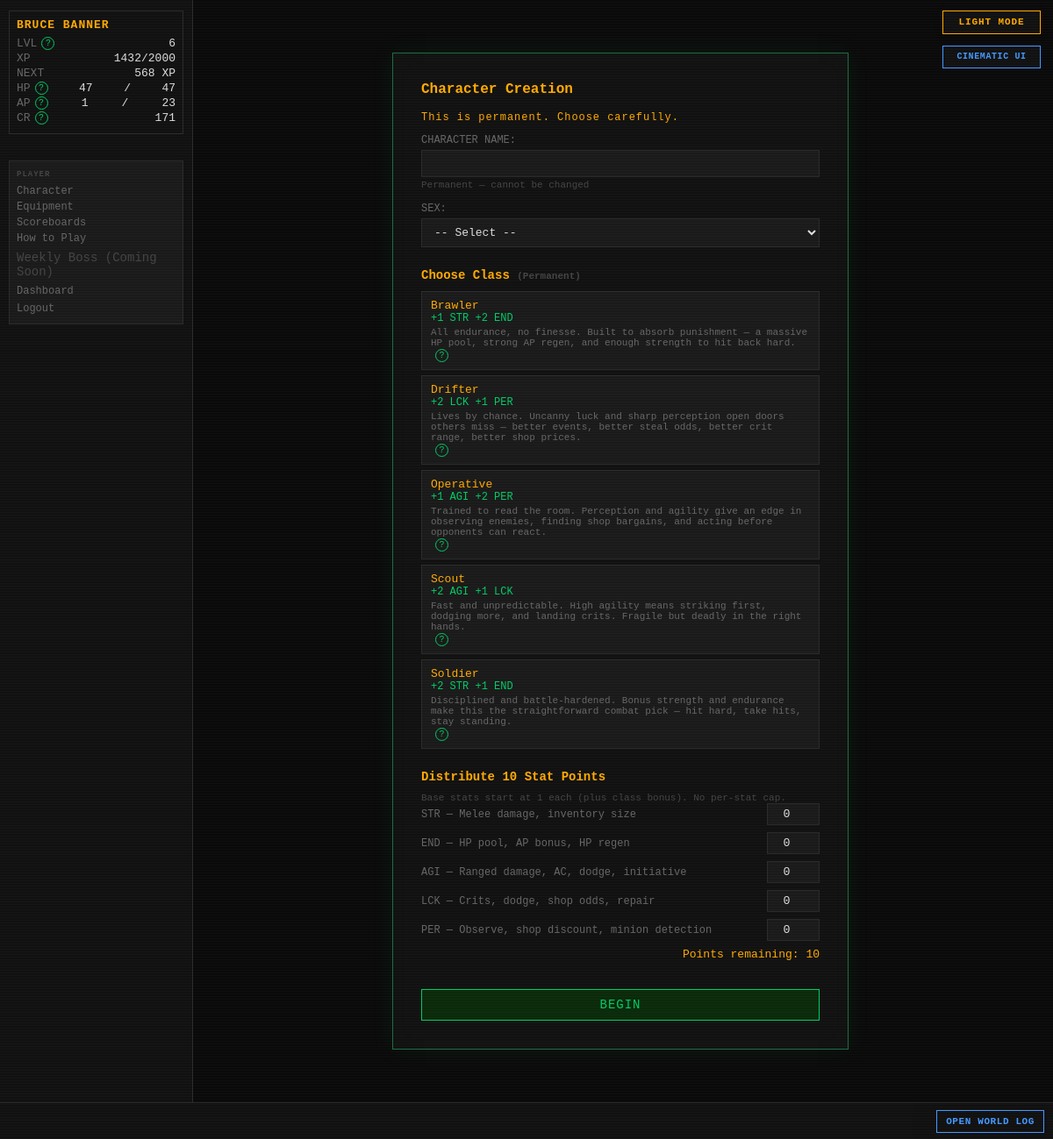
The app's page /character-create (signed in), older data.
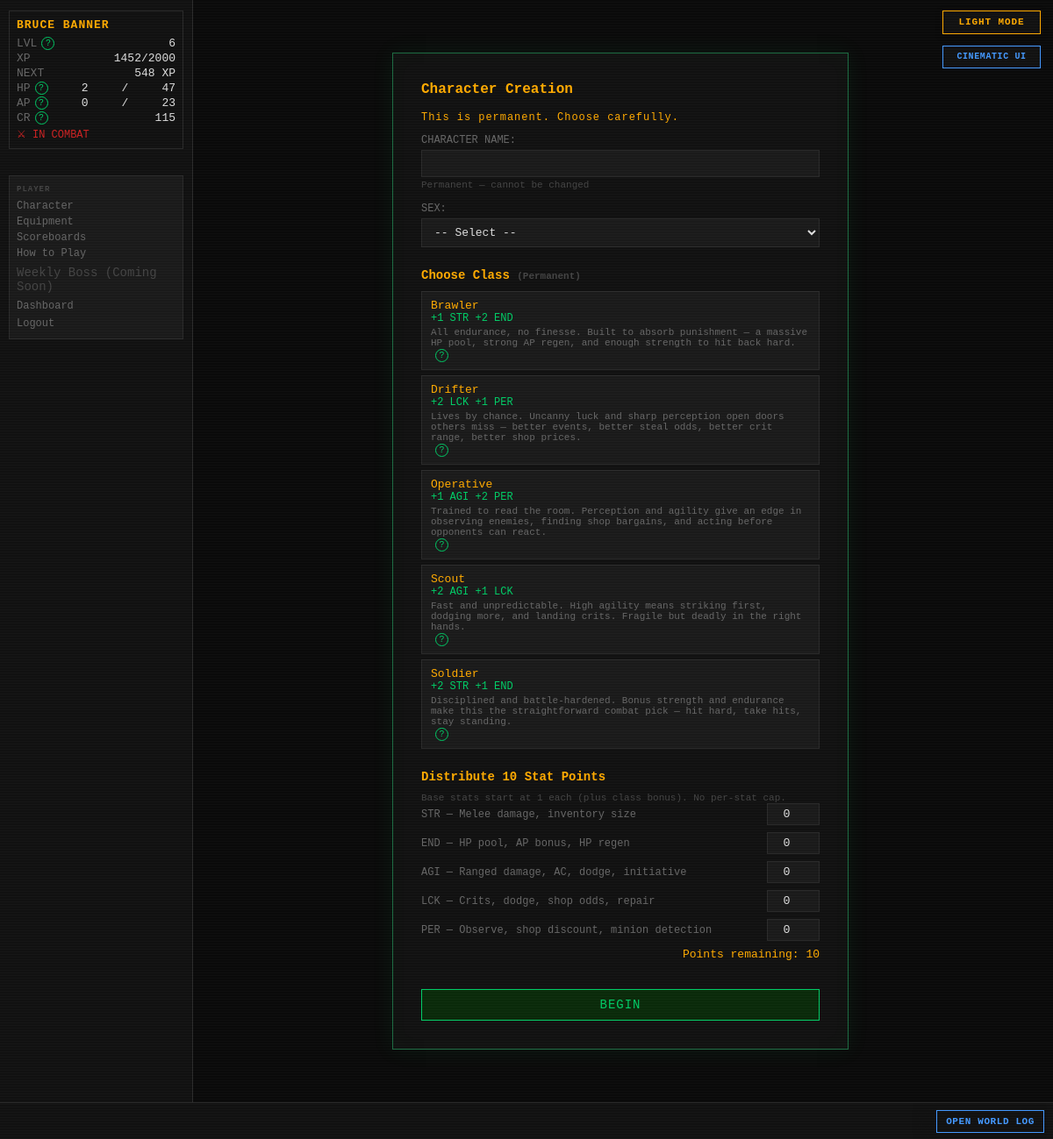
The same page, newer data.
### tables this page shows
CREATE TABLE players (
    id                  INTEGER PRIMARY KEY AUTOINCREMENT,
    username            TEXT    UNIQUE NOT NULL,
    password_hash       TEXT    NOT NULL,
    email               TEXT    UNIQUE NOT NULL,
    character_name      TEXT    NOT NULL,
    sex                 TEXT    NOT NULL,
    class_id            INTEGER REFERENCES classes(id),
    str_stat            INTEGER NOT NULL DEFAULT 1,
    end_stat            INTEGER NOT NULL DEFAULT 1,
    agi_stat            INTEGER NOT NULL DEFAULT 1,
    lck_stat            INTEGER NOT NULL DEFAULT 1,
    per_stat            INTEGER NOT NULL DEFAULT 1,
    level               INTEGER NOT NULL DEFAULT 1,
    xp                  INTEGER NOT NULL DEFAULT 0,
    current_hp          INTEGER NOT NULL,
    current_ap          INTEGER NOT NULL,
    credits             INTEGER NOT NULL DEFAULT 25,
    equipped_weapon_id  INTEGER REFERENCES inventory_items(id),
    equipped_armor_id   INTEGER REFERENCES inventory_items(id),
    equipped_special_id INTEGER REFERENCES inventory_items(id),
    in_combat           INTEGER NOT NULL DEFAULT 0,
    pending_levelup     INTEGER NOT NULL DEFAULT 0,
    combat_preference   TEXT    NOT NULL DEFAULT "Balanced",
    is_banned           INTEGER NOT NULL DEFAULT 0,
    retired_at          TEXT,
    last_login_at       TEXT,
    created_at          TEXT    NOT NULL DEFAULT (datetime('now'))
);

### routes/auth.py (the view)
@bp.route("/character-create", methods=["GET"])
def character_create():
    classes = execute("SELECT * FROM classes WHERE is_active = 1 ORDER BY name")
    if not classes:
        return render_template("auth/character_create.html",
                               classes=[],
                               error="No classes available yet. Ask the admin to import content first.")
    settings = get_all_settings()
    stat_points = settings.get("STARTING_STAT_POINTS", cfg.STARTING_STAT_POINTS)
    return render_template("auth/character_create.html",
                           classes=classes,
                           stat_points=stat_points)

### app.py (called while the page is built)
def _context_processor() -> dict:
    settings = get_all_settings()
    player = g.get("player")
    if not player:
        return {"settings": settings}
    return {"player": player, "settings": settings}

def _check_auth():
    if request.endpoint in _AUTH_EXEMPT:
        return None
    if not session.get("player_id"):
        return redirect(url_for("auth.login"))
    return None

def _load_player():
    player_id = session.get("player_id")
    if not player_id:
        return None
    player = get_player(player_id)
    if player is None:
        session.clear()
        return redirect(url_for("auth.login"))
    g.player = player
    return None

def _set_blackout_flag():
    settings = get_all_settings()
    blackout_mins = settings.get("MIDNIGHT_BLACKOUT_MINUTES", cfg.MIDNIGHT_BLACKOUT_MINUTES)
    now = datetime.now(timezone.utc)
    minutes_to_midnight = (24 * 60) - (now.hour * 60 + now.minute)
    g.blackout = (minutes_to_midnight <= blackout_mins)

### database.py (called while the page is built)
def dict_factory(cursor: sqlite3.Cursor, row: tuple) -> dict:
    return {col[0]: val for col, val in zip(cursor.description, row)}

### templates/auth/character_create.html (shortened to what this page needs)
{% extends "base.html" %}
{% block content %}
<div id="auth-box" id="char-create">
    <h2 class="auth-heading">Character Creation</h2>
    <p class="auth-subtitle">This is permanent. Choose carefully.</p>
    {% if not classes %}
    <div class="term-error">{{ error }}</div>
    {% else %}
    <form method="POST" action="{{ url_for('auth.character_create_post') }}">
        <div class="form-section">
            <div class="form-row">
                <label>CHARACTER NAME:</label>
                <input type="text" name="character_name"
                       value="{{ character_name or '' }}" required autofocus>
                <span class="field-hint">Permanent — cannot be changed</span>
            </div>
            <div class="form-row">
                <label>SEX:</label>
                <select name="sex" required>
                    <option value="">-- Select --</option>
                </select>
            </div>
        </div>
        <div class="form-section">
            <h3>Choose Class <span class="field-hint">(Permanent)</span></h3>
            <div id="class-list">
                {% for cls in classes %}
                <label class="class-option {% if class_id == cls.id %}selected{% endif %}">
                    <span class="class-name">{{ cls.name }}</span>
                    <span class="class-bonuses">
                        {% if cls.str_bonus %}+{{ cls.str_bonus }} STR {% endif %}
                        {% if cls.end_bonus %}+{{ cls.end_bonus }} END {% endif %}
                        {% if cls.agi_bonus %}+{{ cls.agi_bonus }} AGI {% endif %}
                        {% if cls.lck_bonus %}+{{ cls.lck_bonus }} LCK {% endif %}
                        {% if cls.per_bonus %}+{{ cls.per_bonus }} PER {% endif %}
                    </span>
                    {% if cls.description %}
                    <span class="class-desc">{{ cls.description }}</span>
                    {% endif %}
                </label>
                {% endfor %}
            </div>
        </div>
        <div class="form-section">
            <h3>Distribute {{ stat_points }} Stat Points</h3>
            <p class="field-hint">Base stats start at 1 each (plus class bonus). No per-stat cap.</p>
            <div id="stat-alloc">
                {% for stat, label in [('str','STR — Melee damage, inventory size'),
                                       ('end','END — HP pool, AP bonus, HP regen'),
                                       ('agi','AGI — Ranged damage, AC, dodge, initiative'),
                                       ('lck','LCK — Crits, dodge, shop odds, repair'),
                                       ('per','PER — Observe, shop discount, minion detection')] %}
                <div class="stat-row">
                    <label>{{ label }}</label>
                    <input type="number" name="{{ stat }}_alloc"
                           value="{{ (alloc or {}).get(stat, 0) }}"
                           min="0" max="{{ stat_points }}" required>
                </div>
                {% endfor %}
            </div>
            <div id="points-remaining">
                Points remaining: <span id="pts-left">{{ stat_points }}</span>
            </div>
        </div>
        <button type="submit" class="auth-btn">BEGIN</button>
    </form>
    {% endif %}
</div>
{% endblock %}

### templates/base.html (shortened to what this page needs)
<!DOCTYPE html>
<html lang="en">
<head>
<link rel="stylesheet" href="{{ url_for('static', filename='style.css') }}">
</head>
<body class="{{ 'authenticated' if player else 'auth-page' }} {% block body_class %}{% endblock %}">
{% if settings.get('ALLOW_PLAYER_COLOR_OVERRIDE', true) %}<button id="theme-toggle" type="button" aria-label="Switch color theme" aria-pressed="false">
</button>{% endif %}
{% if settings.get('ALLOW_PLAYER_INTERFACE_OVERRIDE', true) %}
<button id="interface-toggle" type="button" aria-label="Switch interface style" aria-pressed="false">
</button>
{% endif %}
{% if player %}
<div id="left-col">
    <div id="status-block">
        <div class="status-name">{{ player.character_name }}</div>
        <div class="status-line">
            <span class="label">LVL</span>
            <span id="status-level">{{ player.level }}</span>
        </div>
        <div class="status-line">
            <span class="label">XP</span>
            <span><span id="status-xp">{{ player.xp }}</span><span id="status-xp-threshold">{% if player.get('next_level_xp') is not none %}/{{ player.get('next_level_xp') }}{% endif %}</span></span>
        </div>
        <div class="status-line" title="Experience still needed to reach level {{ player.level + 1 }}">
            <span class="label">NEXT</span>
            <span id="status-xp-next">{% if player.get('xp_to_next_level') is none %}MAX{% elif player.get('xp_to_next_level') <= 0 %}LEVEL UP{% else %}{{ player.get('xp_to_next_level') }} XP{% endif %}</span>
        </div>
        <div class="status-line">
            <span class="label">HP</span>
            <span id="status-hp">{{ player.current_hp }}</span>/<span id="status-maxhp">{{ player.max_hp }}</span>
        </div>
        <div class="status-line">
            <span class="label">AP</span>
            <span id="status-ap">{{ player.current_ap }}</span>/<span id="status-maxap">{{ player.max_ap }}</span>
        </div>
        <div class="status-line">
            <span class="label">CR</span>
            <span id="status-credits">{{ player.credits }}</span>
        </div>
        {% if player.in_combat %}
        <div class="status-combat">⚔ IN COMBAT</div>
        {% endif %}
    </div>
    <nav id="left-nav">
        <span class="nav-heading">PLAYER</span>
        <a href="{{ url_for('character.index') }}">Character</a>
        <a href="{{ url_for('character.equipment') }}">Equipment</a>
        <a href="{{ url_for('scoreboards.index') }}">Scoreboards</a>
        <a href="{{ url_for('feeds.game_help') }}">How to Play</a>
        <span class="nav-link-disabled" title="A shared weekly encounter is being designed.">Weekly Boss (Coming Soon)</span>
        <a href="{{ url_for('dashboard.index') }}">Dashboard</a>
        <form action="{{ url_for('auth.logout') }}" method="POST" style="margin:0">
            <button type="submit" class="nav-link-btn">Logout</button>
        </form>
    </nav>
</div>
{% endif %}
<div id="main">
    {% block content %}{% endblock %}
</div>
{% if player %}
<div id="ticker-wrap">
    <a id="ticker-log-link" href="{{ url_for('feeds.global_log') }}" title="Open the complete World Log">OPEN WORLD LOG</a>
    <div id="ticker">
    </div>
</div>
{% endif %}
</body>
</html>

Row changes from the older to the newer data that the page shows:
changed players "BRUCE BANNER": xp "1432" → "1452"; current_hp "47" → "2"; current_ap "1" → "0"; credits "171" → "115"; in_combat 0 → 1 (drawn)
Text that changed along with them:
{{ player.get('xp_to_next_level') }}: "568" → "548"
text now shown: "⚔ IN COMBAT"
